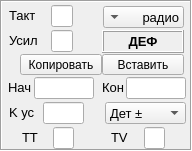
       <widget class="QFrame" name="frame_osc">
        <property name="minimumSize">
         <size>
          <width>192</width>
          <height>151</height>
         </size>
        </property>
        <property name="maximumSize">
         <size>
          <width>192</width>
          <height>151</height>
         </size>
        </property>
        <property name="frameShape">
         <enum>QFrame::Box</enum>
        </property>
        <property name="frameShadow">
         <enum>QFrame::Sunken</enum>
        </property>
        <widget class="ParamLineEditSel" name="ed_tv">
         <property name="geometry">
          <rect>
           <x>144</x>
           <y>127</y>
           <width>21</width>
           <height>22</height>
          </rect>
         </property>
         <property name="font">
          <font>
           <pointsize>10</pointsize>
          </font>
         </property>
         <property name="alignment">
          <set>Qt::AlignCenter</set>
         </property>
        </widget>
        <widget class="QLabel" name="label_tv">
         <property name="geometry">
          <rect>
           <x>111</x>
           <y>129</y>
           <width>21</width>
           <height>16</height>
          </rect>
         </property>
         <property name="font">
          <font>
           <pointsize>10</pointsize>
          </font>
         </property>
         <property name="text">
          <string>TV</string>
         </property>
        </widget>
        <widget class="ParamLineEditSel" name="ed_tt">
         <property name="geometry">
          <rect>
           <x>53</x>
           <y>127</y>
           <width>21</width>
           <height>22</height>
          </rect>
         </property>
         <property name="font">
          <font>
           <pointsize>10</pointsize>
          </font>
         </property>
         <property name="alignment">
          <set>Qt::AlignCenter</set>
         </property>
        </widget>
        <widget class="QLabel" name="label_tt">
         <property name="geometry">
          <rect>
           <x>22</x>
           <y>129</y>
           <width>21</width>
           <height>16</height>
          </rect>
         </property>
         <property name="font">
          <font>
           <pointsize>10</pointsize>
          </font>
         </property>
         <property name="text">
          <string>TT</string>
         </property>
        </widget>
        <widget class="ParamLineEditSel" name="ed_kus">
         <property name="geometry">
          <rect>
           <x>43</x>
           <y>102</y>
           <width>41</width>
           <height>22</height>
          </rect>
         </property>
         <property name="font">
          <font>
           <pointsize>10</pointsize>
          </font>
         </property>
         <property name="alignment">
          <set>Qt::AlignCenter</set>
         </property>
        </widget>
        <widget class="ComboBoxSel" name="comboBox_rej">
         <property name="geometry">
          <rect>
           <x>103</x>
           <y>6</y>
           <width>81</width>
           <height>22</height>
          </rect>
         </property>
         <property name="font">
          <font>
           <pointsize>10</pointsize>
          </font>
         </property>
         <property name="layoutDirection">
          <enum>Qt::RightToLeft</enum>
         </property>
         <property name="maxCount">
          <number>2</number>
         </property>
         <item>
          <property name="text">
           <string>радио</string>
          </property>
         </item>
         <item>
          <property name="text">
           <string>видео</string>
          </property>
         </item>
        </widget>
        <widget class="QLabel" name="label_kus">
         <property name="geometry">
          <rect>
           <x>9</x>
           <y>104</y>
           <width>31</width>
           <height>16</height>
          </rect>
         </property>
         <property name="font">
          <font>
           <pointsize>10</pointsize>
          </font>
         </property>
         <property name="text">
          <string>K ус</string>
         </property>
        </widget>
        <widget class="QLabel" name="label_begr">
         <property name="geometry">
          <rect>
           <x>8</x>
           <y>77</y>
           <width>31</width>
           <height>21</height>
          </rect>
         </property>
         <property name="font">
          <font>
           <pointsize>10</pointsize>
          </font>
         </property>
         <property name="text">
          <string>Нач</string>
         </property>
        </widget>
        <widget class="ParamEndRLineEditSel" name="ed_endr">
         <property name="geometry">
          <rect>
           <x>126</x>
           <y>77</y>
           <width>60</width>
           <height>22</height>
          </rect>
         </property>
         <property name="font">
          <font>
           <pointsize>10</pointsize>
          </font>
         </property>
         <property name="alignment">
          <set>Qt::AlignCenter</set>
         </property>
        </widget>
        <widget class="QLabel" name="label_endr">
         <property name="geometry">
          <rect>
           <x>102</x>
           <y>77</y>
           <width>31</width>
           <height>21</height>
          </rect>
         </property>
         <property name="font">
          <font>
           <pointsize>10</pointsize>
          </font>
         </property>
         <property name="text">
          <string>Кон</string>
         </property>
        </widget>
        <widget class="ParamLineEditSel" name="ed_begr">
         <property name="geometry">
          <rect>
           <x>34</x>
           <y>77</y>
           <width>60</width>
           <height>22</height>
          </rect>
         </property>
         <property name="font">
          <font>
           <pointsize>10</pointsize>
          </font>
         </property>
         <property name="alignment">
          <set>Qt::AlignCenter</set>
         </property>
        </widget>
        <widget class="ParamLineEditSel" name="ed_ninp_us">
         <property name="geometry">
          <rect>
           <x>51</x>
           <y>30</y>
           <width>22</width>
           <height>22</height>
          </rect>
         </property>
         <property name="font">
          <font>
           <pointsize>10</pointsize>
          </font>
         </property>
         <property name="alignment">
          <set>Qt::AlignCenter</set>
         </property>
        </widget>
        <widget class="QLabel" name="label_ninp_us">
         <property name="geometry">
          <rect>
           <x>9</x>
           <y>30</y>
           <width>41</width>
           <height>21</height>
          </rect>
         </property>
         <property name="font">
          <font>
           <pointsize>10</pointsize>
          </font>
         </property>
         <property name="text">
          <string>Усил</string>
         </property>
        </widget>
        <widget class="QLabel" name="label_tact">
         <property name="geometry">
          <rect>
           <x>9</x>
           <y>5</y>
           <width>31</width>
           <height>20</height>
          </rect>
         </property>
         <property name="font">
          <font>
           <pointsize>10</pointsize>
          </font>
         </property>
         <property name="text">
          <string>Такт</string>
         </property>
        </widget>
        <widget class="ParamLineEditSel" name="ed_tact">
         <property name="geometry">
          <rect>
           <x>51</x>
           <y>5</y>
           <width>22</width>
           <height>22</height>
          </rect>
         </property>
         <property name="font">
          <font>
           <pointsize>10</pointsize>
          </font>
         </property>
         <property name="alignment">
          <set>Qt::AlignCenter</set>
         </property>
        </widget>
        <widget class="QLabel" name="label_us_rej">
         <property name="geometry">
          <rect>
           <x>102</x>
           <y>30</y>
           <width>82</width>
           <height>23</height>
          </rect>
         </property>
         <property name="font">
          <font>
           <pointsize>10</pointsize>
           <weight>75</weight>
           <bold>true</bold>
          </font>
         </property>
         <property name="frameShape">
          <enum>QFrame::Box</enum>
         </property>
         <property name="frameShadow">
          <enum>QFrame::Raised</enum>
         </property>
         <property name="text">
          <string>ДЕФ</string>
         </property>
         <property name="alignment">
          <set>Qt::AlignCenter</set>
         </property>
        </widget>
        <widget class="ComboBoxSel" name="comboBox_detpar">
         <property name="geometry">
          <rect>
           <x>105</x>
           <y>102</y>
           <width>81</width>
           <height>22</height>
          </rect>
         </property>
         <property name="font">
          <font>
           <pointsize>10</pointsize>
          </font>
         </property>
         <item>
          <property name="text">
           <string>Дет ±</string>
          </property>
         </item>
         <item>
          <property name="text">
           <string>Дет +</string>
          </property>
         </item>
         <item>
          <property name="text">
           <string>Дет -</string>
          </property>
         </item>
        </widget>
        <widget class="PushButtonSel" name="button_paste">
         <property name="geometry">
          <rect>
           <x>102</x>
           <y>54</y>
           <width>82</width>
           <height>21</height>
          </rect>
         </property>
         <property name="font">
          <font>
           <pointsize>9</pointsize>
          </font>
         </property>
         <property name="focusPolicy">
          <enum>Qt::NoFocus</enum>
         </property>
         <property name="text">
          <string>Вставить</string>
         </property>
        </widget>
        <widget class="PushButtonSel" name="button_copy">
         <property name="geometry">
          <rect>
           <x>20</x>
           <y>54</y>
           <width>82</width>
           <height>21</height>
          </rect>
         </property>
         <property name="font">
          <font>
           <pointsize>9</pointsize>
          </font>
         </property>
         <property name="focusPolicy">
          <enum>Qt::NoFocus</enum>
         </property>
         <property name="text">
          <string>Копировать</string>
         </property>
        </widget>
       </widget>
